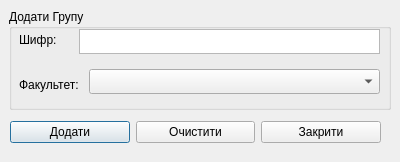
<?xml version="1.0" encoding="UTF-8"?>
<ui version="4.0">
 <class>AddGroupDialog</class>
 <widget class="QDialog" name="AddGroupDialog">
  <property name="geometry">
   <rect>
    <x>0</x>
    <y>0</y>
    <width>400</width>
    <height>162</height>
   </rect>
  </property>
  <property name="windowTitle">
   <string>Додати Групу</string>
  </property>
  <widget class="QGroupBox" name="groupBox">
   <property name="geometry">
    <rect>
     <x>9</x>
     <y>9</y>
     <width>382</width>
     <height>101</height>
    </rect>
   </property>
   <property name="title">
    <string>Додати Групу</string>
   </property>
   <widget class="QLabel" name="nameLabel">
    <property name="geometry">
     <rect>
      <x>10</x>
      <y>20</y>
      <width>51</width>
      <height>21</height>
     </rect>
    </property>
    <property name="text">
     <string>Шифр:</string>
    </property>
   </widget>
   <widget class="QTextEdit" name="nameEdit">
    <property name="geometry">
     <rect>
      <x>70</x>
      <y>20</y>
      <width>301</width>
      <height>25</height>
     </rect>
    </property>
   </widget>
   <widget class="QLabel" name="facultyLabel">
    <property name="geometry">
     <rect>
      <x>10</x>
      <y>60</y>
      <width>61</width>
      <height>31</height>
     </rect>
    </property>
    <property name="text">
     <string>Факультет:</string>
    </property>
   </widget>
   <widget class="QComboBox" name="facultyEdit">
    <property name="geometry">
     <rect>
      <x>80</x>
      <y>60</y>
      <width>291</width>
      <height>25</height>
     </rect>
    </property>
   </widget>
  </widget>
  <widget class="QWidget" name="layoutWidget">
   <property name="geometry">
    <rect>
     <x>10</x>
     <y>120</y>
     <width>371</width>
     <height>25</height>
    </rect>
   </property>
   <layout class="QHBoxLayout" name="horizontalLayout">
    <item>
     <widget class="QPushButton" name="submitButton">
      <property name="text">
       <string>Додати</string>
      </property>
     </widget>
    </item>
    <item>
     <widget class="QPushButton" name="revertButton">
      <property name="text">
       <string>Очистити</string>
      </property>
     </widget>
    </item>
    <item>
     <widget class="QPushButton" name="closeButton">
      <property name="text">
       <string>Закрити</string>
      </property>
     </widget>
    </item>
   </layout>
  </widget>
 </widget>
 <resources/>
 <connections/>
</ui>
